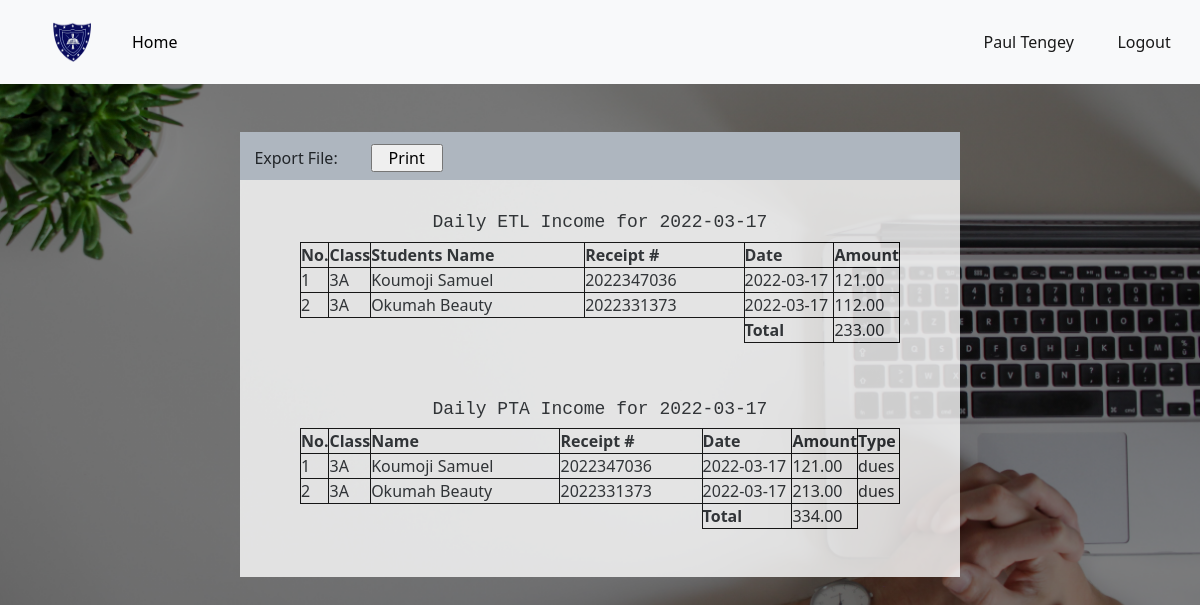
/clerk_dashboard/clerk_daily_report (signed in), run on the app's committed database.
### app.py (models this page shows, shortened)
class User(db.Model, UserMixin):
	id = db.Column(db.Integer, primary_key=True)
	date = db.Column(db.DateTime, default = datetime.utcnow())
	username = db.Column(db.String(80), nullable=False)
	email = db.Column(db.String(120), unique=True, nullable=False)
	password = db.Column(db.String(120), nullable=False)
	is_admin = db.Column(db.Boolean,  default=False)
	function = db.Column(db.String(120))
	approval = db.Column(db.Boolean, default=False)

class ETLIncome(db.Model):
	id = db.Column(db.Integer, primary_key=True)
	date = db.Column(db.DateTime, default = datetime.utcnow())
	clerk = db.Column(db.String(120),nullable=False)
	amount = db.Column(db.Float)
	tx_id = db.Column(db.String(16))
	semester = db.Column(db.String(10), nullable = False)
	mode_of_payment = db.Column(db.String(20))
	name = db.Column(db.String(120))
	category = db.Column(db.String(20), default="revenue")
	student_id = db.Column(db.Integer, db.ForeignKey('student.id'))#Here we reference the table name

class Student(db.Model):
	id = db.Column(db.Integer, primary_key=True)
	date = db.Column(db.DateTime, default = datetime.utcnow())
	clerk = db.Column(db.String(120),nullable=False)
	date_admitted = db.Column(db.DateTime)
	fullname = db.Column(db.String(80), nullable=False)
	date_of_birth = db.Column(db.String(10), nullable=False)
	class1 = db.Column(db.String(10), nullable=False)
	parent_contact = db.Column(db.String(12), nullable=False)
	phone = db.Column(db.String(12))
	id_number = db.Column(db.String(120), unique=True, nullable=False)
	status = db.Column(db.Boolean, default=True)
	pta = db.relationship('PTAIncome', backref='pta_payer', lazy=True)#Here we reference the class
	etl = db.relationship('ETLIncome', backref='etl_payer', lazy=True)
	payer = db.relationship('StudentPayments', backref='payer', lazy=True)

class PTAIncome(db.Model):
	id = db.Column(db.Integer, primary_key=True)
	date = db.Column(db.DateTime, default = datetime.utcnow())
	clerk = db.Column(db.String(120), nullable=False)
	amount = db.Column(db.Float)
	tx_id = db.Column(db.String(16))
	semester = db.Column(db.String(10))
	mode_of_payment = db.Column(db.String(20))
	category = db.Column(db.String(20), default="revenue")
	name = db.Column(db.String(120))
	type1 = db.Column(db.String(20), default='dues')
	student_id = db.Column(db.Integer, db.ForeignKey('student.id'))#Here we reference the table name

### app.py (the view)
@app.route("/clerk_dashboard/clerk_daily_report")
@login_required
def clerk_daily_report():
	if clerk_access():
		today = datetime.utcnow()
		date = dt.date(today.year, today.month, today.day)
		pta_payments = PTAIncome.query.filter(func.date(PTAIncome.date) == date).filter_by(category='revenue').all()
		etl_payments = ETLIncome.query.filter(func.date(ETLIncome.date) == date).filter_by(category='revenue').all()
		etl = sum([pmt.amount for pmt in etl_payments])
		pta = sum([pmt.amount for pmt in pta_payments])
		return render_template("clerk_daily_report.html", pta_payments=pta_payments,etl_payments=etl_payments ,etl=etl, pta=pta, date=date)
	else:
		abort(404)

### app.py (called while the page is built)
def clerk_access():
	if not current_user.approval:
		return False
	if current_user.function == 'Accountant':
		return False
	if current_user.function == 'Clerk':
		return True

@app.template_filter()
def currencyFormat(value):
	value = float(value)
	if value >= 0:
		return "{:,.2f}".format(value)
	else:
		value2 = "{:,.2f}".format(value)
		return "("+value2[1:]+")"

@login_manager.user_loader
def load_user(user_id):
	return User.query.get(int(user_id))

### templates/clerk_daily_report.html (shortened to what this page needs)
{% extends "bootstrap.html" %}
{% block content %}
<!DOCTYPE html>
<html>
<head>
	<link rel="stylesheet" href="https://cdnjs.cloudflare.com/ajax/libs/font-awesome/4.7.0/css/font-awesome.min.css">
</head>
<body>
<header>
		<nav class="navbar navbar-expand-lg navbar-light bg-light">
			     <a class="navbar-brand kpa" href="#"><img src="{{url_for('static', filename='images/kpasec.png')}}"></a>
			    <div class="collapse navbar-collapse" id="navbarText">
			      <ul class="navbar-nav me-auto mb-2 mb-lg-0">
			        <li class="nav-item">
			          <a class="nav-link active " aria-current="page" href="{{url_for('clerk_dashboard')}}"id="nav1" style="color:black;">Home</a>
			        </li>
			      </ul>
			      <span class="navbar-text" >
			      	<a href="{{url_for('account')}}" class="nn">{{current_user.username}}</a>
			      	<a href="{{url_for('logout')}}" class="n">Logout</a>
			      </span>
			    </div>
		 </nav>
	</header>
    <div class="prn">
    	<span><a>Export File: </a><input type="button" name="" value="Print" onclick="print_content()"></span>
    </div>
   <center>
   	<div class="ttable" id="cont1">
   		<h4 class="topp" style="padding-top:4vh">Daily ETL Income for {{date}}</h4>
   		<table >
   			<tr>
   				<th class="non">No.</th>
   				<th class="foom">Class</th>
   				<th class="fom">Students Name</th>
   				<th>Receipt #</th>
   				<th class="fomm">Date</th>
   				<th class="foomm">Amount</th>
   			</tr>
   			{% if etl_payments | length < 1 %}
   			<tr>
   				<td>0</td>
   				<td class="fom">None</td>
   				<td>None</td>
   				<td>None</td>
   				<td>None</td>
   				<td>None</td>
   			</tr>
   			{% else %}
   			{% for pmt in etl_payments %}
   				{% if pmt.amount != 0 %}
   			<tr>
   				<td>{{loop.index}}</td>
   				<td class="fom">{{pmt.etl_payer.class1}}</td>
   				<td>{{pmt.etl_payer.fullname}}</td>
   				<td>{{pmt.tx_id}}</td>
   				<td>{{pmt.date.date()}}</td>
   				<td>{{ pmt.amount | currencyFormat }}</td>
   			</tr>
   				{% endif %}
   			{% endfor %}
   			{% endif %}
   			<tr>
   				<td style="border:0px solid transparent;"></td>
   				<td style="border:0px solid transparent;"></td>
   				<td style="border:0px solid transparent;"></td>
   				<td style="border:0px solid transparent;"></td>
   				<th>Total</th>
   				<td>{{etl | currencyFormat }}</td>
   			</tr>
   		</table><br>
   		<h3 class="topp" style="padding-top:4vh">Daily PTA Income for {{date}}</h3>
   		<table >
   			<tr>
   				<th class="non">No.</th>
   				<th class="foom">Class</th>
   				<th class="fom">Name</th>
   				<th>Receipt #</th>
   				<th class="fomm">Date</th>
   				<th class="foomm">Amount</th>
   				<th class="foomm">Type</th>
   			</tr>
   			{% if pta_payments | length < 1 %}
   			<tr>
   				<td>0</td>
   				<td class="fom">None</td>
   				<td>None</td>
   				<td>none</td>
   				<td>None</td>
   				<td>None</td>
   				<td>None</td>
   			</tr>
   			{% else %}
   			{% for pmt in pta_payments %}
   			{% if pmt.category != 'charge' and pmt.pta_amount != 0 %}
   				{% if pmt.type1 == 'dues'%}
   			<tr>
   				<td>{{loop.index}}</td>
   				<td class="fom">{{pmt.pta_payer.class1}}</td>
   				<td>{{pmt.pta_payer.fullname}}</td>
   				<td>{{pmt.tx_id}}</td>
   				<td>{{pmt.date.date()}}</td>
   				<td>{{ pmt.amount | currencyFormat }}</td>
   				<td>{{ pmt.type1 }}</td>
   			</tr>
   				{% endif %}
   			{% endif %}
   			{% endfor %}
   			{% endif %}
   			<tr>
   				<td style="border:0px solid transparent;"></td>
   				<td style="border:0px solid transparent;"></td>
   				<td style="border:0px solid transparent;"></td>
   				<td style="border:0px solid transparent;"></td>
   				<th>Total</th>
   				<td>{{pta | currencyFormat }}</td>
   			</tr>
   		</table><br><br>
   	</div><br><br>
</center>
</body>
</html>
{% endblock %}

### data on the page
User: username "Paul Tengey"
ETLIncome: etl_payer.class1 "3A", etl_payer.fullname "Koumoji Samuel", tx_id "2022347036", date "2022-03-17", amount "121.00"
ETLIncome: etl_payer.class1 "3A", etl_payer.fullname "Okumah Beauty", tx_id "2022331373", date "2022-03-17", amount "112.00"
PTAIncome: pta_payer.class1 "3A", pta_payer.fullname "Koumoji Samuel", tx_id "2022347036", date "2022-03-17", amount "121.00", type1 "dues"
PTAIncome: pta_payer.class1 "3A", pta_payer.fullname "Okumah Beauty", tx_id "2022331373", date "2022-03-17", amount "213.00", type1 "dues"

### other printed values
{{ etl | currencyFormat }} "233.00"
{{ pta | currencyFormat }} "334.00"
